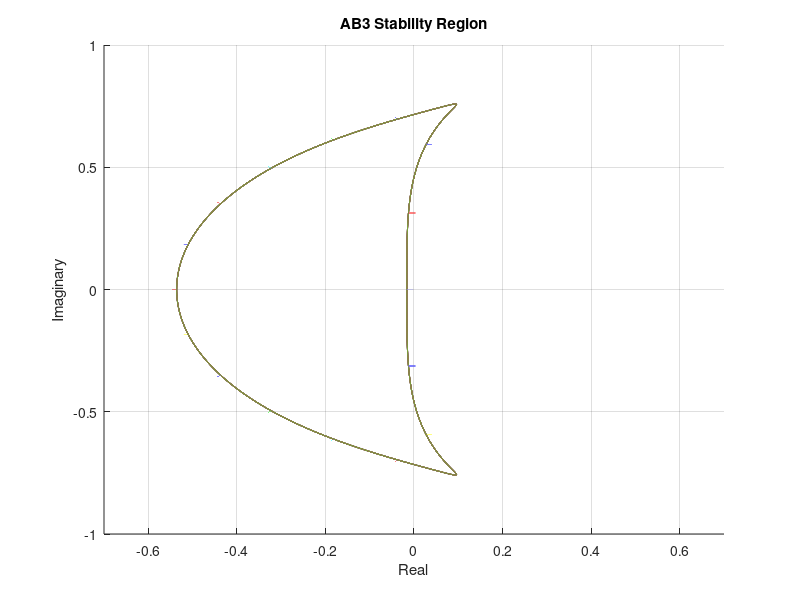
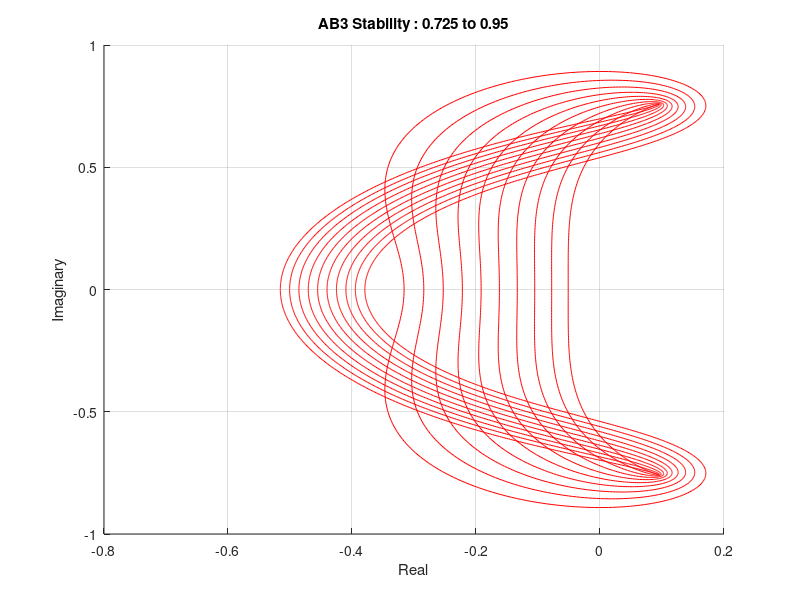

Recreate these plots in MATLAB, in order.
%Tyler Matthews
%System Simulation P8

clc; close all; %Clear console and close figures
Nt=21;
Nr=12;

theta=linspace(0,2*pi,1001); 
rho=linspace(0.984,1,1001); 
tvec=linspace(0,2*pi,Nt);
rvec=linspace(0.5,1,Nr);

figure;

hold on
 plot(rho*0,4*rho-2,'k')
 plot(4*rho-3,rho*0,'k')
hold off

for k=1:length(rvec)
 z=0.984*exp(1i*theta);
 w=(12*z.^3-12*z.^2)./(23*z.^2-16*z+5);
 
 hold on
 plot(real(w), imag(w))
 hold off
end

for k=1:length(tvec)-1
 z=rho*exp(1i*tvec(k));
 w=(12*z.^3-12*z.^2)./(23*z.^2-16*z+5);
 
 hold on
 plot(real(w), imag(w))
 hold off
end

title('AB3 Stability Region')
axis([-0.7 0.7 -1 1])
xlabel('Real')
ylabel('Imaginary')
grid on


%t95 = linspace(-1.2052,1.2052,1001);
z95 = 0.95*exp(1i*theta);
w95 = (12*z95.^3-12*z95.^2)./(23*z95.^2-16*z95+5);

%t925 = linspace(-1.4288,1.4288,1001);
z925 = 0.925*exp(1i*theta);
w925 = (12*z925.^3-12*z925.^2)./(23*z925.^2-16*z925+5);

%t90 = linspace(-1.5844,1.5844,1001);
z90 = 0.90*exp(1i*theta);
w90 = (12*z90.^3-12*z90.^2)./(23*z90.^2-16*z90+5);

%t875 = linspace(-1.7249,1.7249,1001);
z875 = 0.875*exp(1i*theta);
w875 = (12*z875.^3-12*z875.^2)./(23*z875.^2-16*z875+5);

%t85 = linspace(-1.8617,1.8617,1001);
z85 = 0.85*exp(1i*theta);
w85 = (12*z85.^3-12*z85.^2)./(23*z85.^2-16*z85+5);

%t825 = linspace(-2.0006,2.0006,1001);
z825 = 0.825*exp(1i*theta);
w825 = (12*z825.^3-12*z825.^2)./(23*z825.^2-16*z825+5);

%t80 = linspace(-2.1452,2.1452,1001);
z80 = 0.80*exp(1i*theta);
w80 = (12*z80.^3-12*z80.^2)./(23*z80.^2-16*z80+5);

%t775 = linspace(-2.2992,2.2992,1001);
z775 = 0.775*exp(1i*theta);
w775 = (12*z775.^3-12*z775.^2)./(23*z775.^2-16*z775+5);

%t75 = linspace(-2.4670,2.4670,1001);
z75 = 0.75*exp(1i*theta);
w75 = (12*z75.^3-12*z75.^2)./(23*z75.^2-16*z75+5);

%t725 = linspace(-2.6578,2.6578,1001);
z725 = 0.725*exp(1i*theta);
w725 = (12*z725.^3-12*z725.^2)./(23*z725.^2-16*z725+5);

Nw = 101;
zrp=zeros(Nt,Nw);
wrp=zeros(Nt,Nw);

figure;
hold on
 plot(real(w95), imag(w95), 'r')
 plot(real(w925), imag(w925), 'r')
 plot(real(w90), imag(w90), 'r')
 plot(real(w875), imag(w875), 'r')
 plot(real(w85), imag(w85), 'r')
 plot(real(w825), imag(w825), 'r')
 plot(real(w80), imag(w80), 'r')
 plot(real(w775), imag(w775), 'r')
 plot(real(w75), imag(w75), 'r')
 plot(real(w725), imag(w725), 'r')
 
 for m=1:Nt
 plot(real(wrp(m,:)),imag(wrp(m,:)))
 end
hold off

title('AB3 Stability : 0.725 to 0.95')
xlabel('Real')
ylabel('Imaginary')
grid on